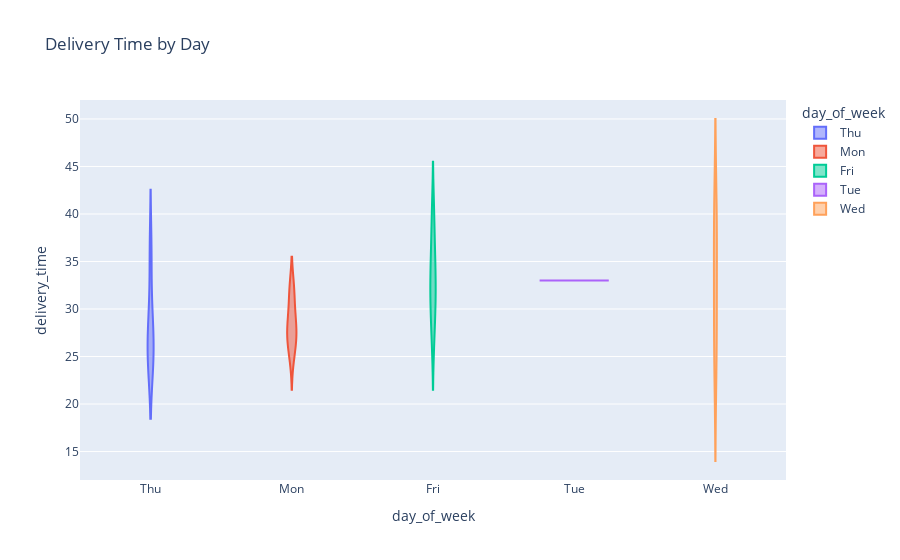

The code cell stored with this chart in its notebook:
### Markdown cell above
## 📊 Violin Plot

### Code cell
px.violin(df, x='day_of_week', y='delivery_time', color='day_of_week', title='Delivery Time by Day').show()

### Figure 1 — Plotly figure (JSON) as saved in the notebook; plotly's stock layout.template omitted (floating-point values rounded to 4 significant figures)
{"data": [{"alignmentgroup": "True", "box": {"visible": false}, "hovertemplate": "day_of_week=%{x}<br>delivery_time=%{y}<extra></extra>", "legendgroup": "Thu", "marker": {"color": "#636efa"}, "name": "Thu", "offsetgroup": "Thu", "orientation": "v", "scalegroup": "True", "showlegend": true, "type": "violin", "x": ["Thu", "Thu", "Thu", "Thu", "Thu"], "x0": " ", "xaxis": "x", "y": [25, 36, 26, 25, 29], "y0": " ", "yaxis": "y"}, {"alignmentgroup": "True", "box": {"visible": false}, "hovertemplate": "day_of_week=%{x}<br>delivery_time=%{y}<extra></extra>", "legendgroup": "Mon", "marker": {"color": "#EF553B"}, "name": "Mon", "offsetgroup": "Mon", "orientation": "v", "scalegroup": "True", "showlegend": true, "type": "violin", "x": ["Mon", "Mon", "Mon", "Mon", "Mon", "Mon", "Mon", "Mon"], "x0": " ", "xaxis": "x", "y": [29, 32, 29, 32, 27, 25, 27, 27], "y0": " ", "yaxis": "y"}, {"alignmentgroup": "True", "box": {"visible": false}, "hovertemplate": "day_of_week=%{x}<br>delivery_time=%{y}<extra></extra>", "legendgroup": "Fri", "marker": {"color": "#00cc96"}, "name": "Fri", "offsetgroup": "Fri", "orientation": "v", "scalegroup": "True", "showlegend": true, "type": "violin", "x": ["Fri", "Fri", "Fri", "Fri", "Fri", "Fri"], "x0": " ", "xaxis": "x", "y": [34, 31, 31, 40, 27, 36], "y0": " ", "yaxis": "y"}, {"alignmentgroup": "True", "box": {"visible": false}, "hovertemplate": "day_of_week=%{x}<br>delivery_time=%{y}<extra></extra>", "legendgroup": "Tue", "marker": {"color": "#ab63fa"}, "name": "Tue", "offsetgroup": "Tue", "orientation": "v", "scalegroup": "True", "showlegend": true, "type": "violin", "x": ["Tue", "Tue"], "x0": " ", "xaxis": "x", "y": [33, 33], "y0": " ", "yaxis": "y"}, {"alignmentgroup": "True", "box": {"visible": false}, "hovertemplate": "day_of_week=%{x}<br>delivery_time=%{y}<extra></extra>", "legendgroup": "Wed", "marker": {"color": "#FFA15A"}, "name": "Wed", "offsetgroup": "Wed", "orientation": "v", "scalegroup": "True", "showlegend": true, "type": "violin", "x": ["Wed", "Wed", "Wed", "Wed"], "x0": " ", "xaxis": "x", "y": [39, 38, 25, 29], "y0": " ", "yaxis": "y"}], "layout": {"legend": {"title": {"text": "day_of_week"}, "tracegroupgap": 0}, "title": {"text": "Delivery Time by Day"}, "violinmode": "overlay", "xaxis": {"anchor": "y", "categoryarray": ["Thu", "Mon", "Fri", "Tue", "Wed"], "categoryorder": "array", "domain": [0, 1], "title": {"text": "day_of_week"}}, "yaxis": {"anchor": "x", "domain": [0, 1], "title": {"text": "delivery_time"}}}}
